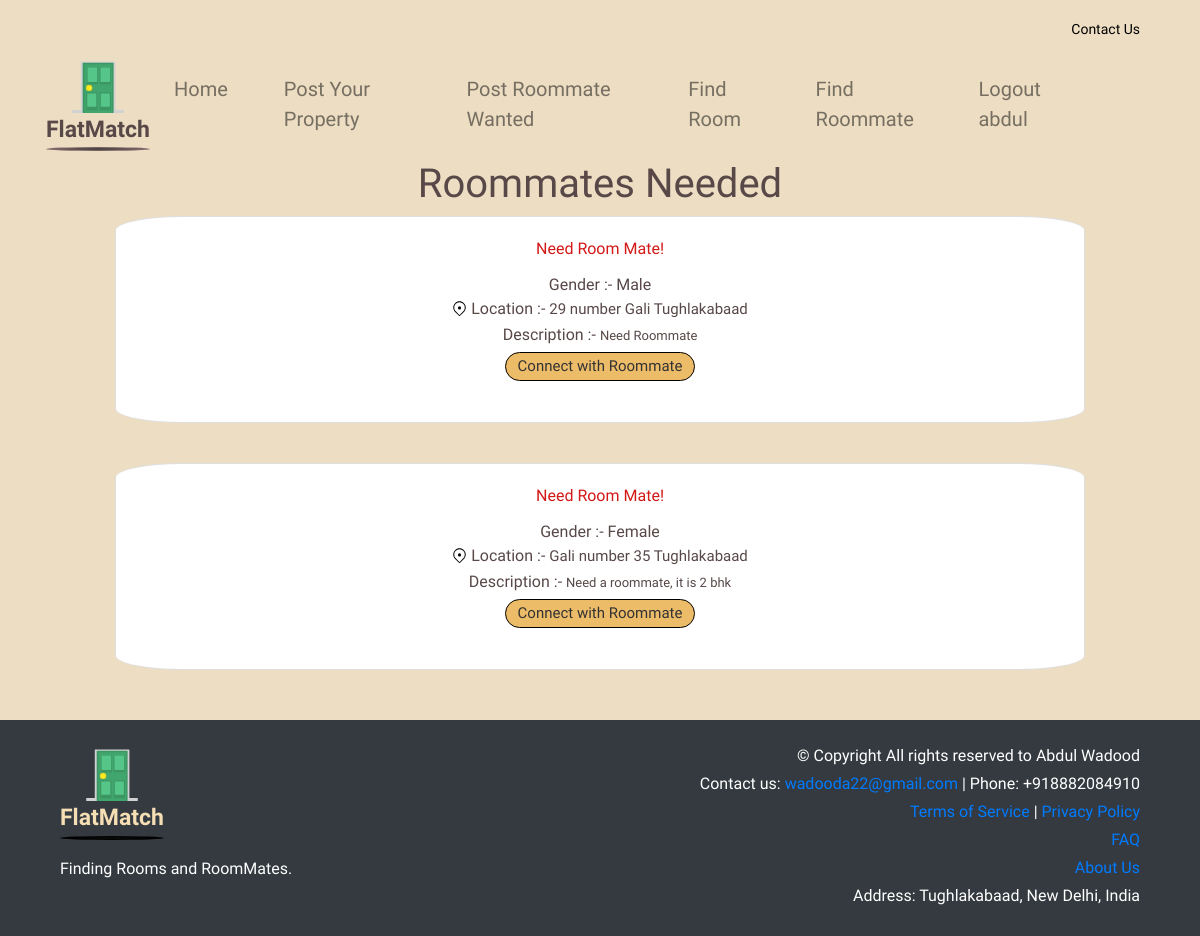
Page /roommate?id=all (signed in) on the earlier database version.
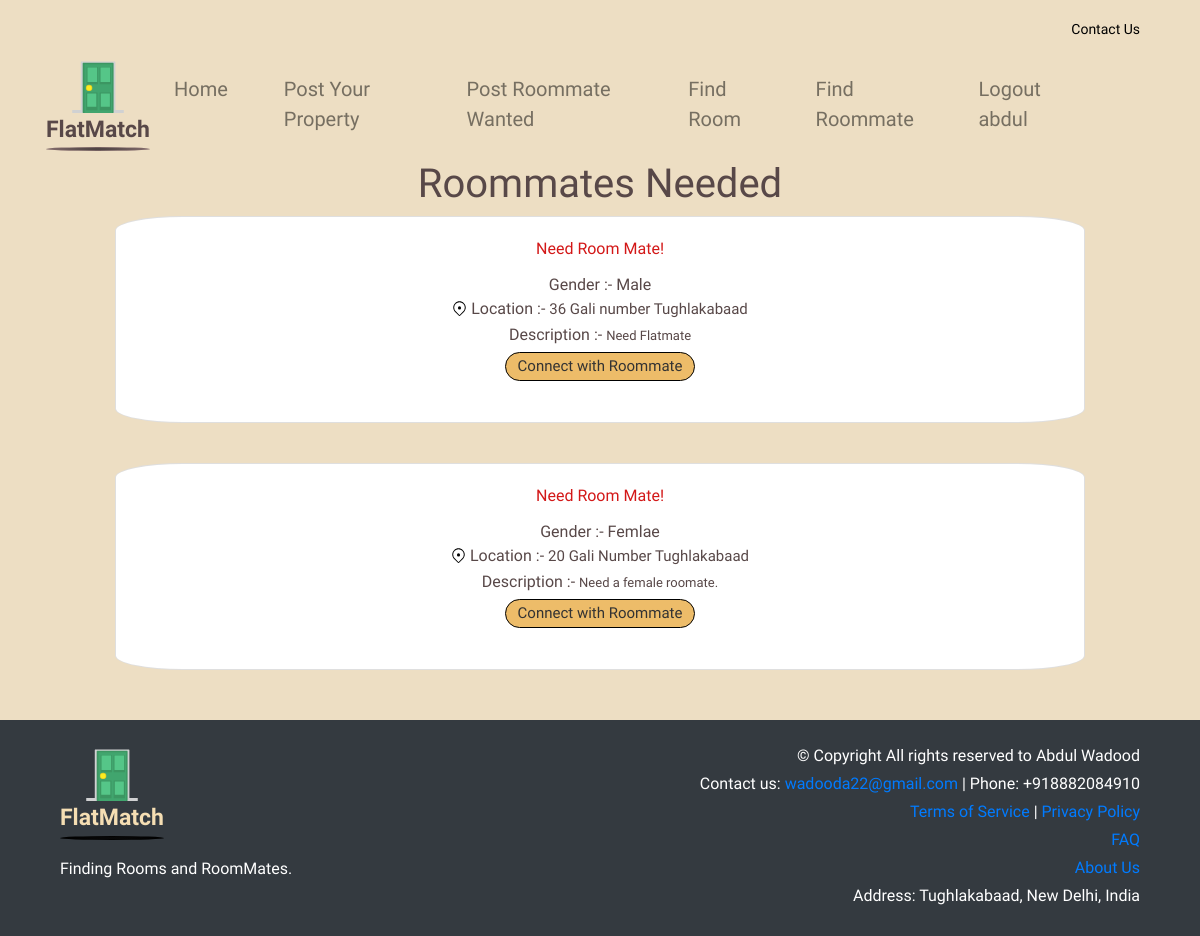
Same page on the later database version.
### tables this page shows
CREATE TABLE Roommate (
                id INTEGER PRIMARY KEY,
                address TEXT,   
                gender TEXT,
                description TEXT,
                contact TEXT,
                latitude REAL,
                longitude REAL
                 );

### app.py (the view, shortened to what this page needs)
@app.route('/roommate', methods=['GET', 'POST'])
def get_roommates():
    conn = sqlite3.connect('dummy.db')
    c = conn.cursor()
    roommate_id = request.args.get('id')
    print("id== ", roommate_id)
    if 'username' in session:
        username = session['username']
        print("username=",username)
        if roommate_id == 'all':
            c.execute("SELECT id,address,gender,description FROM Roommate")
            roommates = c.fetchall()
            if roommates:
                if len(roommates)!=1:
                        conn.close()
                        return render_template('roommate.html', roommates=roommates, username=username)
                else:
                    c.execute("SELECT * FROM Roommate")
                    roommate = c.fetchone()
                    conn.close()
                    print(roommate)
                    return render_template('roommate.html', roommates=[roommate], username=username)
            else:
                return jsonify({'message': 'Roommate not found'}), 404
    else:
        conn.close()
        flash('You Need to login First,and Please try again.', 'error')
        return redirect(url_for('login'))

### templates/roommate.html (shortened to what this page needs)
{% extends "base.html" %}
{% block content %}
<h1 class="text-center">Roommates Needed</h1>
<div class="row onedata">
    {% for roommate in roommates %}
    <div class="col-md-10" style="margin-bottom: 2.5rem;">
        <div class="card" style="border-radius: 7%;">
            <div class="card-body customised-roommate-fonts-colors" style="text-align: center;">
                <h7 class="card-title" >Need Room Mate!</h7>
                <div style="display: block;">
                    <p class="card-text" style="display: inline; font-family: var(--font-kodchasan);">Gender :- </p>
                    <p class="card-text" id="gender" style="display: inline;">{{ roommate[2] }}</p>
                </div>
                <div style="display: block; ">
                    <img src="/static/location.svg" style="vertical-align: top; margin-top: 4px; width: 15px;" alt="">
                    <p class="card-text" style="display: inline; vertical-align: top; font-family: var(--font-kodchasan);">Location :- </p>
                    <p class="card-text" style="display: inline-block; max-width: 65%; text-overflow: ellipsis;text-align: left;font-size: 15px;">{{ roommate[1] }}</p>
                </div>
                <div style="display: block; margin-top: 2px;">
                    <p class="card-text" style="display: inline; vertical-align: top; font-family: var(--font-kodchasan);">Description :- </p>
                    <p class="card-text" style="display: inline-block; max-width: 65%; text-overflow: ellipsis;text-align: left; font-size: 13px;">{{ roommate[3] }}</p>
                </div>
                {% if roommate[4] %}
                <div>
                    <p class="card-text" style="font-weight: 600; margin-top: 2px;">Contact Info: {{ roommate[4] }}</p>
                </div>
                {% else %}
                <a href="/roommate?id={{ roommate[0] }}" style="margin-top: 5px;" class="btn btn-primary rounded-pill customised-btn">Connect with Roommate</a>
                {% endif %}
            </div>
        </div>
    </div>
    {% endfor %}
</div>
{% endblock %}

### templates/base.html (shortened to what this page needs)
<!DOCTYPE html>
<html lang="en">
<head>
    <link rel="stylesheet" href="https://stackpath.bootstrapcdn.com/bootstrap/4.5.2/css/bootstrap.min.css">
    <link rel="stylesheet" href="{{ url_for('static', filename='style.css') }}">
</head>
<body>
    <a href="/contact" class="contact-link">Contact Us</a>
    <nav class="nav navbar navbar-expand-lg navbar-light ">
        <a class="navbar-brand" href="/">
            <div class="logo-container">
                <img src="/static/door.svg" alt="error" width="50%">
                <span class="logo-text">FlatMatch</span>
                <div class="frame-child"></div>
            </div>
        </a>
        <div class="collapse navbar-collapse" id="navbarNav">
            <ul class="navbar-nav ml-auto">
                <li class="nav-item">
                    <a class="nav-link" href="/">Home</a>
                </li>
                <li class="nav-item">
                    <a class="nav-link" href="/register?type=room">Post Your Property</a>
                </li>
                <li class="nav-item">
                    <a class="nav-link" href="/register_roommate">Post Roommate Wanted</a>
                </li>
                <li class="nav-item">
                    <a class="nav-link" href="/room?id=all">Find Room</a>
                </li>
                <li class="nav-item">
                    <a class="nav-link" href="/roommate?id=all">Find Roommate</a>
                </li>
                {% if 'username' in session %}
                <li class="nav-item">
                    <a class="nav-link" href="/logout">Logout {{username}}</a>
                </li>
                {% else %}
                <li class="nav-item">
                    <a class="nav-link" href="/login" >Login</a>
                </li>
                {% endif %}
            </ul>
        </div>
    </nav>
        {% block content %}
        {% endblock %}
<footer class="bg-dark text-white py-4" style="margin-top: 10px;">
    <div class="container">
        <div class="row">
            <div class="col-md-6">
                <a class="navbar-brand" href="/">
                    <div class="logo-container">
                        <img src="/static/door.svg" alt="FlatMatch Icon" width="50%">
                        <span class="logo-text" style="color: wheat;">FlatMatch</span>
                        <div class="frame-child" style="background: radial-gradient(50% 50% at 50% 50%, #0a0a0a, #000000);"></div>
                    </div>
                </a>
                <p class="mt-3">Finding Rooms and RoomMates.</p>
            </div>
            <div class="col-md-6 text-md-right">
                <p class="mb-1">&copy; Copyright  All rights reserved to Abdul Wadood</p>
                <p class="mb-1">Contact us: <a href="mailto:wadooda22@gmail.com">wadooda22@gmail.com</a> | Phone: +918882084910</p>
                <p class="mb-1"><a href="#" data-toggle="modal" data-target="#termsModal">Terms of Service</a> | <a href="#" data-toggle="modal" data-target="#privacyModal">Privacy Policy</a></p>
                <p class="mb-1"><a href="#" data-toggle="modal" data-target="#faqModal">FAQ</a></p>
                <p class="mb-1"><a href="#" data-toggle="modal" data-target="#aboutModal">About Us</a></p>
                <p class="mb-1">Address: Tughlakabaad, New Delhi, India</p>
            </div>
        </div>
    </div>
</footer>
</body>
</html>

### static/style.css (style rules this page uses)
body { font-family: Arial, sans-serif; margin: 0; padding: 0; font-size: var(--font-size-lgi); color: var(--color-dimgray); font-family: var(--font-marko-one); background-color: rgba(228, 205, 165, 0.66); }
:root { --font-marko-one: "Marko One"; --font-kufam: Kufam; --font-kodchasan: Kodchasan; --font-kantumruy: Kantumruy; --font-kadwa: Kadwa; --font-marcellus-sc: "Marcellus SC"; --color-white: #fff; --color-sandybrown: #edbc69; --color-dimgray: #584848; --color-red: #ff1010; --color-gray: rgba(255, 253, 253, 0); --color-darkgray: #b2a390; --color-gainsboro: #d9d9d9; }
.logo-container { position: relative; display: inline-block; text-align: center; }
.logo-container img { display: block; margin: 0 auto; width: 50%; }
.logo-text { display: block; text-align: center; font-weight: bold; margin-top: 0px; font-family: var(--font-kadwa); font-size: 23px; color: var(--color-dimgray); }
.flatmatch1, .frame-child { position: absolute; }
.frame-child { border-radius: 50%; background: radial-gradient(50% 50% at 50% 50%, #3e3737, #866e6e); width: -webkit-fill-available; height: 4px; }
.contact-link { position: absolute; top: 19px; right: 5%; color: black; text-decoration: none; font-family: var(--font-marcellus-sc); font-size: 14px; }
nav { font-weight: 500; background-color: #333; color: #fff; padding: 10px; margin-top: 33px; background-color: transparent; width: 95%; margin-left: auto; margin-right: auto; display: flex; justify-content: center; }
.navbar-nav { margin-right: 40px; font-size: 20px; font-family: var(--font-kantumruy); }
.nav-item { margin-right: 40px; }
.row { justify-content: center; margin-right: 0px; margin-left: 0px; }
.card { flex-wrap: wrap; align-items: normal; }
.card-title { display: flex; justify-content: center; }
.card-text:last-child { justify-content: center; display: flex; }
.customised-btn { border-radius: 80%; text-align: center; font-family: var(--font-marko-one); background-color: var(--color-sandybrown); padding: 2px 0.75rem; font-size: 15px; color: #333; border-color: #000000; }
.customised-roommate-fonts-colors>h7 { color: #d31818; font-family: var(--font-kufam); }
.customised-roommate-fonts-colors div p { color: var(--color-dimgray); font-family: var(--font-kufam); }

Differences in the rows shown:
changed Roommate "Male": address "29 number Gali Tughlakabaad" → "36 Gali number Tughlakabaad"; description "Need Roommate" → "Need Flatmate"
changed Roommate: gender "Female" → "Femlae"; address "Gali number 35 Tughlakabaad" → "20 Gali Number Tughlakabaad"; description "Need a roommate, it is 2 bhk" → "Need a female roomate."
